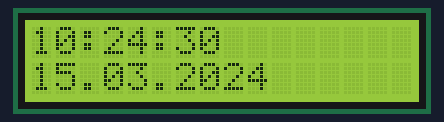
The sketch below on a simulated Arduino Uno, built with avr-gcc and run on an emulated ATmega328P. On the bench: 16×2 character LCD. The local clock reads 2024-03-15 10:24:30 at power-on unless the sketch sets it; what the sketch prints to the serial monitor is not drawn.

Above: at 0.1 s.
At 5.1 s:
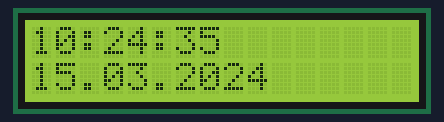
At 14.1 s:
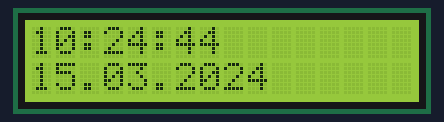
At 23.1 s:
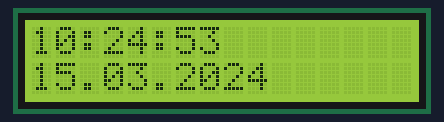
At 32.1 s:
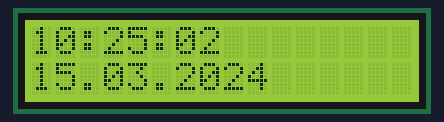
At 39.1 s:
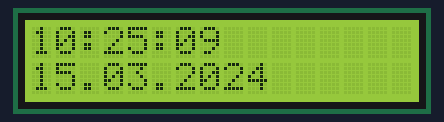

The sketch:

RTCLCD.ino
```cpp
/*

            Este código é copiado do professor. Ele novamente tem o intuito de utilizar o módulo RTC, mas agora para imprimir data e hora no display
   LCD, possibilitando muitas aplicações que necessitam de temporizações ou de data e hora.

   Mapeamento de Hardware
            DS3231    -> Arduino Duemilanove/UNO
            -----------------------------------------
            VCC pin   -> Arduino 5V
            GND pin   -> Arduino GND
            SDA pin   -> Arduino Analog 4 (SDA)
            SCL pin   -> Arduino Analog 5 (SCL)
            -----------------------------------------

   Autor: Eng. Wagner Rambo  Data: Novembro de 2016

   www.wrkits.com.br | facebook.com/wrkits | youtube.com/user/canalwrkits

*/


// --- Bibliotecas ---
#include <DS3231.h>             //Inclui a biblioteca do DS3231 Shield
#include <LiquidCrystal.h>      //Biblioteca para o display LCD


// --- Comunicação I2C ---
DS3231  rtc(SDA, SCL);


// --- Hardware do LCD ---
LiquidCrystal disp(8,  //RS no digital 8
                   7,  //EN no digital 7
                   5,  //D4 no digital 5
                   4,  //D5 no digital 4
                   3,  //D6 no digital 3
                   2); //D7 no digital 2


// --- Configurações Iniciais ---
void setup()
{

  Serial.begin(115200);          //Inicia comunicações Serial em 115200 baud rate

  rtc.begin();                   //Inicializa RTC
  disp.begin(16,2);              //Inicializa LCD 16 x 2
  disp.clear();                  //Limpa LCD


  //Descomente as linhas a seguir para configurar o horário, após comente e faça o upload novamente para o Arduino
  //rtc.setDOW(MONDAY);     // Set Day-of-Week to SUNDAY
  //rtc.setTime(16,30, 0);     // Set the time to 12:00:00 (24hr format)
  //rtc.setDate(28,11,2016);
} //end setup


// --- Loop Infinito ---
void loop()
{
  //Imprime o dia da semana
  Serial.print(rtc.getDOWStr());
  Serial.print(" ");
  Serial.print(" -- ");
  Serial.print(" ");

   disp.setCursor(0,0);                                 //Posiciona cursor na coluna 1, linha 1
   disp.print(rtc.getTimeStr());                        //Imprime horário
   disp.setCursor(0,1);                                 //Posiociona cursor na coluna 1, linha 2
   disp.print(rtc.getDateStr());                        //Imprime a data

  //Imprime o horário
  Serial.println(rtc.getTimeStr());


  delay (100); //taxa de atualização

} //end loop
```

Measured:
- what the display in image 1 shows lasts 1.1 s, from 5.0 s to 6.1 s
